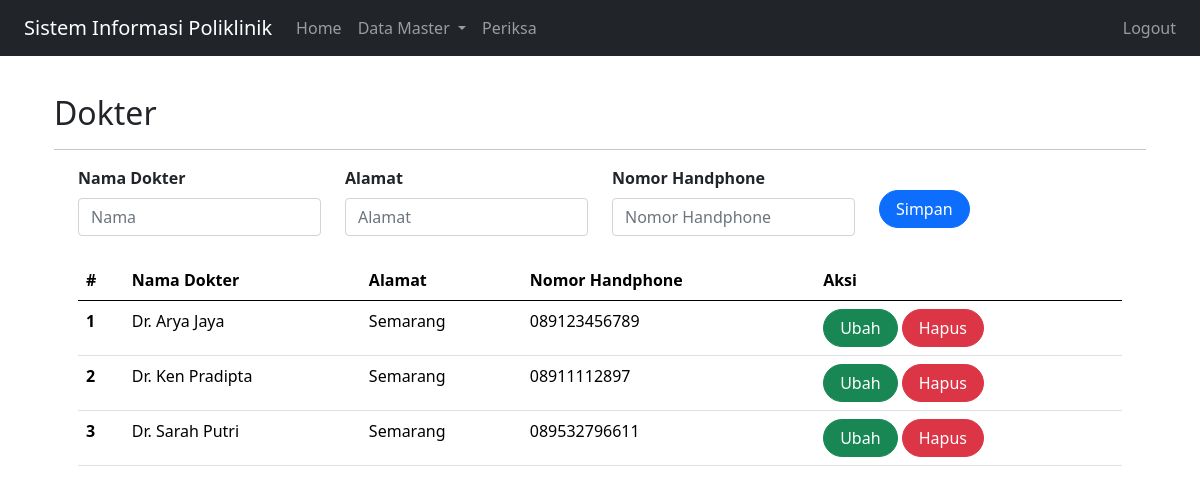
/index.php?page=dokter (signed in), run on the app's committed database.
### tables this page shows
CREATE TABLE `dokter` (
  `id` int(11) NOT NULL,
  `nama` varchar(255) DEFAULT NULL,
  `alamat` varchar(255) DEFAULT NULL,
  `no_hp` varchar(50) DEFAULT NULL
);

### dokter.php (the view, shortened to what this page needs)
<?php
include'koneksi.php';
?>
<div class="container">
<form class="form row"  method="POST" action="" name="myForm" onsubmit="return(validate());">
    <?php
    $nama = '';
    $alamat = '';
    $no_hp = '';
    ?>
    <div class="col">
        <label for="inputNama" class="form-label fw-bold">
            Nama Dokter
        </label>
        <input type="varchar" class="form-control" name="nama" id="inputNama" placeholder="Nama" value="<?php echo $nama ?>">
    </div>
    <div class="col">
        <label for="inputAlamat" class="form-label fw-bold">
            Alamat
        </label>
        <input type="varchar" class="form-control" name="alamat" id="inputAlamat" placeholder="Alamat" value="<?php echo $alamat ?>">
    </div>
    <div class="col mb-4">
        <label for="inputNo_hp" class="form-label fw-bold">
        Nomor Handphone
        </label>
        <input type="varchar" class="form-control" name="no_hp" id="inputNo_hp" placeholder="Nomor Handphone" value="<?php echo $no_hp ?>">
    </div>
    <div class="col mt-4">
        <button type="submit" class="btn btn-primary rounded-pill px-3" name="simpan" >Simpan</button>
    </div>
</form>
  <table class="table table-hover">
    <thead>
        <tr>
            <th scope="col">#</th>
            <th scope="col">Nama Dokter</th>
            <th scope="col">Alamat</th>
            <th scope="col">Nomor Handphone</th>
            <th scope="col">Aksi</th>
        </tr>
    </thead>
    <tbody>
    <?php
    $result = mysqli_query(
      $mysqli,"SELECT * FROM dokter ORDER BY nama"
      );
    $no = 1;
    while ($data = mysqli_fetch_array($result)) {
    ?>
    <tr>
        <th scope="row"><?php echo $no++ ?></th>
        <td><?php echo $data['nama'] ?></td>
        <td><?php echo $data['alamat'] ?></td>
        <td><?php echo $data['no_hp'] ?></td>
        <td>
          <a class="btn btn-success rounded-pill px-3"
          href="index.php?page=dokter&id=<?php echo $data['id'] ?>">Ubah
          </a>
          <a class="btn btn-danger rounded-pill px-3"
          href="index.php?page=dokter&id=<?php echo $data['id'] ?>&aksi=hapus">Hapus</a>
        </td>
    </tr>
    <?php
    }
    ?>
    </tbody>
  </table>
</div>

### data on the page
dokter: nama "Dr. Arya Jaya", alamat "Semarang", no_hp "089123456789"
dokter: nama "Dr. Ken Pradipta", alamat "Semarang", no_hp "08911112897"
dokter: nama "Dr. Sarah Putri", alamat "Semarang", no_hp "089532796611"

### other printed values
$_GET['page'] "Dokter"
